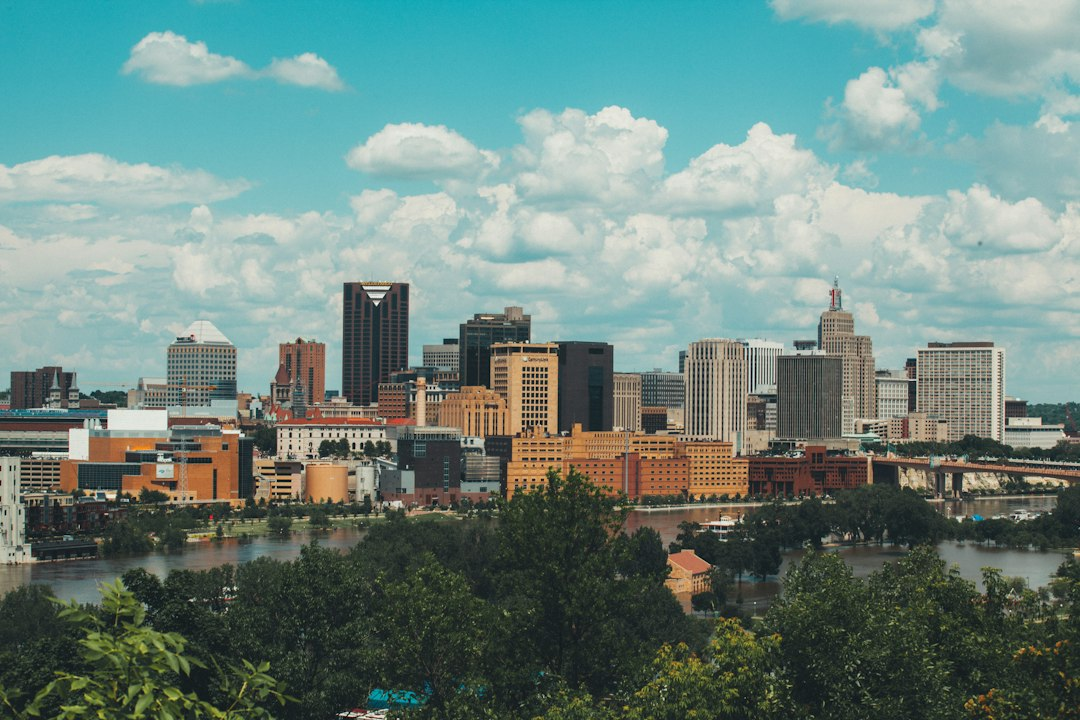
#> input picture cloud/pool/1444084316824-dc26d6657664.jpg, 1080 x 720 px; its folder holds only this picture in this run
$ python poster.py
#> lines starting #> are read from the running program, lines starting #| are printed output that depends on the picture
# -*- coding: utf-8 -*-
"""
每日早安海报生成器
输入：当天日期 → 输出：poster_YYYY-MM-DD.jpg (1080x1620)
布局：顶部 日期/农历/节气候 → 中部金句 → 右下「涛哥的小舟」徽标
"""
import json
import math
import random
import re
import sys
import urllib.request
from datetime import date, timedelta
from pathlib import Path

from PIL import Image, ImageDraw, ImageFilter, ImageFont

BASE = Path(__file__).parent
W, H = 1080, 1620

# ---------- 二十四节气 · 七十二候 ----------
HOU = {
    "立春": ["东风解冻", "蛰虫始振", "鱼陟负冰"],
    "雨水": ["獭祭鱼", "鸿雁来", "草木萌动"],
    "惊蛰": ["桃始华", "仓庚鸣", "鹰化为鸠"],
    "春分": ["玄鸟至", "雷乃发声", "始电"],
    "清明": ["桐始华", "田鼠化为鴽", "虹始见"],
    "谷雨": ["萍始生", "鸣鸠拂其羽", "戴胜降于桑"],
    "立夏": ["蝼蝈鸣", "蚯蚓出", "王瓜生"],
    "小满": ["苦菜秀", "靡草死", "麦秋至"],
    "芒种": ["螳螂生", "鵙始鸣", "反舌无声"],
    "夏至": ["鹿角解", "蜩始鸣", "半夏生"],
    "小暑": ["温风至", "蟋蟀居宇", "鹰始挚"],
    "大暑": ["腐草为萤", "土润溽暑", "大雨时行"],
    "立秋": ["凉风至", "白露生", "寒蝉鸣"],
    "处暑": ["鹰乃祭鸟", "天地始肃", "禾乃登"],
    "白露": ["鸿雁来", "玄鸟归", "群鸟养羞"],
    "秋分": ["雷始收声", "蛰虫培户", "水始涸"],
    "寒露": ["鸿雁来宾", "雀入大水为蛤", "菊有黄华"],
    "霜降": ["豺乃祭兽", "草木黄落", "蛰虫咸俯"],
    "立冬": ["水始冰", "地始冻", "雉入大水为蜃"],
    "小雪": ["虹藏不见", "天气上升地气下降", "闭塞而成冬"],
    "大雪": ["鹖鴠不鸣", "虎始交", "荔挺出"],
    "冬至": ["蚯蚓结", "麋角解", "水泉动"],
    "小寒": ["雁北乡", "鹊始巢", "雉始雊"],
    "大寒": ["鸡始乳", "征鸟厉疾", "水泽腹坚"],
}
HOU_ORD = ["初候", "二候", "三候"]
WEEK = ["星期一", "星期二", "星期三", "星期四", "星期五", "星期六", "星期日"]
NUM_CN = "一二三四五六七八九十"


# [22 lines left out: functions n2cn, lunar_day_cn, not called in this run]


def calendar_info(d):
    """返回 (日期行, 农历行, 节气行)"""
    from lunar_python import Solar
    solar = Solar.fromYmd(d.year, d.month, d.day)
    lunar = solar.getLunar()

    date_line = f"{d.year}.{d.month:02d}.{d.day:02d} {WEEK[d.weekday()]}"
    lunar_line = f"农历{n2cn(lunar.getMonth())}月{lunar_day_cn(lunar.getDay())}"

    # 当前节气：往前找最近一个已到的节气
    PINYIN = {
        "LI_CHUN": "立春", "YU_SHUI": "雨水", "JING_ZHE": "惊蛰", "CHUN_FEN": "春分",
        "QING_MING": "清明", "GU_YU": "谷雨", "LI_XIA": "立夏", "XIAO_MAN": "小满",
        "MANG_ZHONG": "芒种", "XIA_ZHI": "夏至", "XIAO_SHU": "小暑", "DA_SHU": "大暑",
        "LI_QIU": "立秋", "CHU_SHU": "处暑", "BAI_LU": "白露", "QIU_FEN": "秋分",
        "HAN_LU": "寒露", "SHUANG_JIANG": "霜降", "LI_DONG": "立冬", "XIAO_XUE": "小雪",
        "DA_XUE": "大雪", "DONG_ZHI": "冬至", "XIAO_HAN": "小寒", "DA_HAN": "大寒",
    }
    from datetime import date as _date
    table = lunar.getJieQiTable()  # 键名中英文混用：中文或拼音
    terms = sorted(
        [(PINYIN.get(name, name), _date.fromisoformat(s.toYmd()))
         for name, s in table.items() if name in PINYIN or name in HOU],
        key=lambda x: x[1],
    )
    prev = None
    for name, tdate in terms:
        if tdate <= d:
            prev = (name, tdate)
        else:
            break
    if prev:
        tname, tdate = prev
        idx = min((d - tdate).days // 5, 2)
        jieqi_line = f"{tname} · {HOU_ORD[idx]} {HOU[tname][idx]}"
    else:
        jieqi_line = ""
    return date_line, lunar_line, jieqi_line


# [21 lines left out: functions _season_anchor, _season_name, not called in this run]


# 金句主题：用于打散相邻日期的内容，避免连着几天都讲同一件事、同一个作者
THEME_ORDER = ["志向", "奋进", "坚韧", "勤学", "实干", "格局", "担当", "自新"]


# [56 lines left out: functions _quote_ok, _interleave, _daily_sequence, pick_quote, not called in this run]


# ---------- 图源 ----------
CITY_QUERIES = ["city skyline morning", "city sunrise", "urban skyline dawn",
                "city skyline golden hour", "cityscape morning light"]

# 早安海报只收阳光充足、明快的照片；夜景 / 暮色 / 阴沉图在这里被拦下。
# 阈值由现有照片池实测标定：7 张保留图全部通过，8 张夜景暗调图全部被排除。
BRIGHT_MIN_MEAN = 105     # 整图平均亮度（0-255）
BRIGHT_MAX_DARK = 0.30    # 暗部(<60)占比上限
BRIGHT_MIN_HIGH = 0.07    # 高光(>180)占比下限


def is_bright(src):
    """src 可为文件路径或图片字节；判断是否为光线充足的明快照片"""
    from io import BytesIO
    try:
        im = Image.open(BytesIO(src) if isinstance(src, (bytes, bytearray)) else src)
#> im is the input picture: PIL image 1080x720 RGB; mean R, G, B 108.2, 133.4, 126.9
        im.draft("RGB", (360, 540))
        gray = im.convert("L")
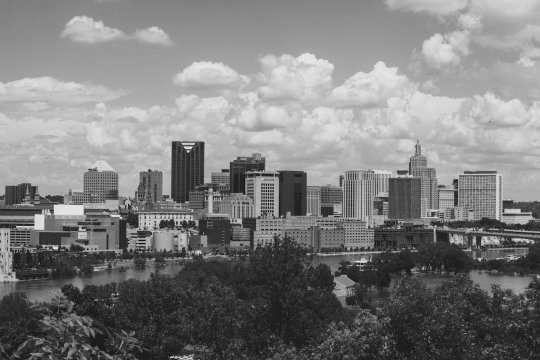
#> gray: PIL image 1080x720 L (shown at 1/2 size); min 0, max 246, mean 125.2
        gray.thumbnail((120, 180))
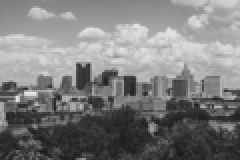
#> gray: PIL image 120x80 L (shown 2 times larger); min 26, max 235, mean 125.2
        hist = gray.histogram()
#> hist = 256 values, max 110 at index 47, min 0 at index 0, mean 37.5
        total = sum(hist)
#> total = 9600
        if not total:
            return False
        mean = sum(i * v for i, v in enumerate(hist)) / total
#> mean = 125.2
        dark = sum(hist[:60]) / total
#> dark = 0.229
        high = sum(hist[180:]) / total
#> high = 0.229
        return (mean >= BRIGHT_MIN_MEAN
                and dark <= BRIGHT_MAX_DARK
                and high >= BRIGHT_MIN_HIGH)
    except Exception:
        return False


def bright_pool(pool):
    """从照片池里挑出明亮图；万一全被筛掉则退回原池，保证不断供"""
    bright = [p for p in pool if is_bright(p)]
#> bright = 1 item
    if not bright:
        print("警告：照片池无明亮图，退回原池")
        return list(pool)
    skipped = len(pool) - len(bright)
#> skipped = 0
    if skipped:
        print(f"照片池亮度筛选：跳过 {skipped} 张偏暗图")
    return bright


def fetch_photo(d, out):
    """三层图源：本地明亮照片池(优先) → Pexels(有key) → Wikimedia Commons(免key)"""
    import os

    # 1) 内置照片池（涛哥实拍 + 储备图，永不断供，按明亮图数量一轮）
    pool = bright_pool(sorted((BASE / "pool").glob("*.jpg")))
#> pool = 1 item
    if pool:
        chosen = pool[d.toordinal() % len(pool)]   # 每天确定性地选一张
        open(out, "wb").write(chosen.read_bytes())
        return f"pool:{chosen.stem}"

    # 2) Pexels（官方 key，若后续开放申请）
    key = os.environ.get("PEXELS_KEY", "").strip()
    if key:
        try:
            q = random.Random(d.toordinal()).choice(CITY_QUERIES)
            url = ("https://api.pexels.com/v1/search?query=" + urllib.parse.quote(q)
                   + "&orientation=portrait&per_page=20&page="
                   + str((d.toordinal() % 30) + 1))
            req = urllib.request.Request(url, headers={"Authorization": key})
            data = json.loads(urllib.request.urlopen(req, timeout=30).read())
            photos = data.get("photos", [])
            if photos:
                ph = photos[d.toordinal() % len(photos)]
                src = ph["src"]["large2x"]
                req2 = urllib.request.Request(src, headers={"User-Agent": "Mozilla/5.0"})
                raw = urllib.request.urlopen(req2, timeout=60).read()
                if is_bright(raw):
                    open(out, "wb").write(raw)
                    return "pexels"
                print("Pexels 候选偏暗，转 Commons")
        except Exception as e:
            print("Pexels 失败，转 Commons:", e)

    # 3) Wikimedia Commons（永久免 key，真实摄影图；逐张试到明亮为止）
    try:
        q = random.Random(d.toordinal()).choice(CITY_QUERIES)  # 按日期确定性选词
        params = urllib.parse.urlencode({
            "action": "query", "format": "json", "generator": "search",
            "gsrsearch": f"filetype:bitmap {q}", "gsrnamespace": "6",
            "gsrlimit": "50", "prop": "imageinfo",
            "iiprop": "url|size|extmetadata", "iiurlwidth": "1200",
        })
        req = urllib.request.Request(
            "https://commons.wikimedia.org/w/api.php?" + params,
            headers={"User-Agent": "morning-poster/1.0 (personal daily poster)"})
        data = json.loads(urllib.request.urlopen(req, timeout=30).read())
        pages = list(data.get("query", {}).get("pages", {}).values())
        cands = []
        for p in pages:
            try:
                ii = p["imageinfo"][0]
                if ii.get("width", 0) >= 900 and ii.get("height", 0) >= ii.get("width", 1):
                    cands.append(ii)
            except (KeyError, IndexError, TypeError):
                continue
        if cands:
            for attempt in range(min(8, len(cands))):
                ii = cands[(d.toordinal() + attempt) % len(cands)]
                src = ii.get("thumburl") or ii["url"]
                try:
                    req2 = urllib.request.Request(src, headers={"User-Agent": "Mozilla/5.0"})
                    raw = urllib.request.urlopen(req2, timeout=90).read()
                except Exception as e:
                    print("Commons 下载失败，换下一张:", e)
                    continue
                if len(raw) <= 100000 or not is_bright(raw):
                    print("Commons 候选偏暗或过小，换下一张")
                    continue
                open(out, "wb").write(raw)
                # 提取作者用于署名
                meta = ii.get("extmetadata", {}) or {}
                artist = re.sub(r"<[^>]+>", "", meta.get("Artist", {}).get("value", "")).strip()
                artist = re.sub(r"\s+", " ", artist)[:60]
                return f"commons:{artist}" if artist else "commons"
        print("Commons 无明亮候选")
    except Exception as e:
        print("Commons 失败，退回照片池:", e)

    # 4) 内置照片池兜底（正常不会走到，池子非空时第 1 层已返回）
    pool = bright_pool(sorted((BASE / "pool").glob("*.jpg")))
    if not pool:
        raise RuntimeError("照片池为空")
    chosen = pool[d.toordinal() % len(pool)]
    open(out, "wb").write(chosen.read_bytes())
    return f"pool:{chosen.stem}"


import urllib.parse  # noqa: E402  (fetch_photo 里用到)


# ---------- 合成 ----------
# [6 lines left out: function _font, not called in this run]


# 全局字号系数：1.25 ≈ 在原版基础上放大两档；以后整体调大调小只改这一个数
TEXT_SCALE = 1.25

# 全局文字整体下移量（画布像素，1080×1620 基准）。所有文字位置统一加这个值，
# 只挪位置、不动字号和间距；想再微调上下位置只改这一个数。
TEXT_OFFSET_Y = 30


def _sz(base):
    """按全局系数换算字号/间距"""
    return int(round(base * TEXT_SCALE))


# [64 lines left out: functions load_fonts, text_with_shadow, draw_logo, not called in this run]


def compose(photo_path, out_path, d):
    date_line, lunar_line, jieqi_line = calendar_info(d)
    q = pick_quote(d)

    img = Image.open(photo_path).convert("RGB")
    # 中心裁切为海报比例
    tr = W / H
    w, h = img.size
    if w / h > tr:
        nw = int(h * tr)
        img = img.crop(((w - nw) // 2, 0, (w + nw) // 2, h))
    else:
        nh = int(w / tr)
        top = max(0, int((h - nh) * 0.35))   # 偏上取景
        img = img.crop((0, top, w, top + nh))
    img = img.resize((W, H)).convert("RGBA")

    # 顶部压暗渐变，保证日期可读
    grad = Image.new("L", (1, H), 0)
    for y in range(H):
        v = max(0, 200 - int(y / H * 700)) if y < H * 0.30 else 0
        grad.putpixel((0, y), v)
    shade = Image.new("RGBA", (W, H), (0, 0, 0, 255))
    shade.putalpha(grad.resize((W, H)))
    img = Image.alpha_composite(img, shade)

    draw = ImageDraw.Draw(img, "RGBA")
    f = load_fonts()

    # 顶部三行（整体位置含全局下移量 TEXT_OFFSET_Y）
    y0 = 96 + TEXT_OFFSET_Y
    text_with_shadow(draw, (W // 2, y0), date_line, f["date"], stroke=_sz(2))
    text_with_shadow(draw, (W // 2, y0 + _sz(92)), lunar_line, f["sub"], stroke=_sz(2))
    if jieqi_line:
        text_with_shadow(draw, (W // 2, y0 + _sz(160)), jieqi_line, f["sub"], stroke=_sz(2))

    # 金句（约 42% 高度处，含全局下移量 TEXT_OFFSET_Y）
    qy = int(H * 0.42) + TEXT_OFFSET_Y
    lines = q["text"].split("，")
    if len(lines) < 2:
        lines = [q["text"][:len(q["text"])//2], q["text"][len(q["text"])//2:]]
    step = _sz(96)
    start = qy - (len(lines) - 1) * step // 2 - _sz(24)
    for i, ln in enumerate(lines):
        text_with_shadow(draw, (W // 2, start + i * step), ln, f["quote"], stroke=_sz(3))
    text_with_shadow(draw, (W // 2, start + len(lines) * step + _sz(14)),
                     f"——{q['author']}《{q['work']}》", f["attr"], stroke=_sz(2))

    draw_logo(img, BASE / "fonts" / "LXGWWenKai-Regular.ttf")
    img.convert("RGB").save(out_path, quality=80, optimize=True,
                            progressive=True)
    return q


def main():
    from datetime import datetime, timezone, timedelta as td
    d = datetime.now(timezone(td(hours=8))).date()  # 北京日期
    out_dir = BASE.parent / "posters"
    out_dir.mkdir(exist_ok=True)
    tmp = BASE / "_photo.jpg"
    src = fetch_photo(d, tmp)
#> src = 'pool:1444084316824-dc26d6657664'
    q = compose(tmp, out_dir / f"poster_{d.isoformat()}.jpg", d)
    tmp.unlink(missing_ok=True)
    date_line, lunar_line, jieqi_line = calendar_info(d)
    info = {
        "date": d.isoformat(),
        "photo_source": src,
        "quote": q,
        "date_line": date_line,
        "lunar_line": lunar_line,
        "jieqi_line": jieqi_line,
    }
    (BASE / "_info.json").write_text(
        json.dumps(info, ensure_ascii=False, indent=2), encoding="utf-8")
    print("DONE", json.dumps(info, ensure_ascii=False))


if __name__ == "__main__":
    main()
#> (the call stopped at in calendar_info, `solar = Solar.fromYmd(d.year, d.month, d.day)`: lunar_python is not available in this run)

$ run again, on cloud/pool/1477959858617-67f85cf4f1df.jpg
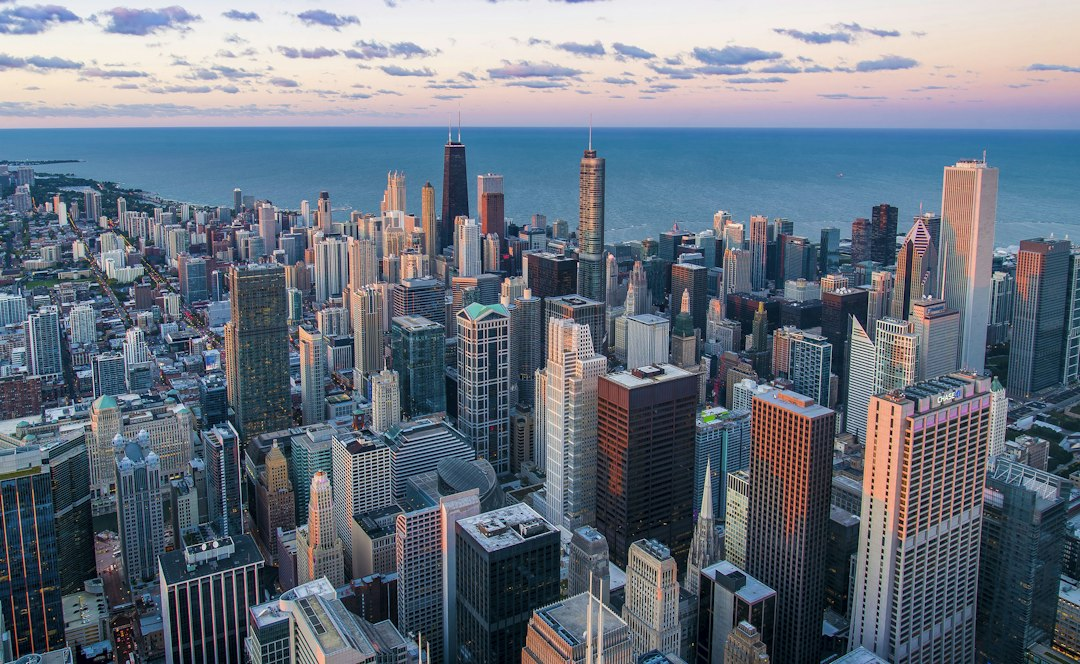
#> input picture cloud/pool/1477959858617-67f85cf4f1df.jpg, 1080 x 664 px
#> in is_bright, im is the input picture: PIL image 1080x664 RGB; mean R, G, B 104.7, 114.8, 127.8
#> in is_bright, `gray = im.convert("L")`:
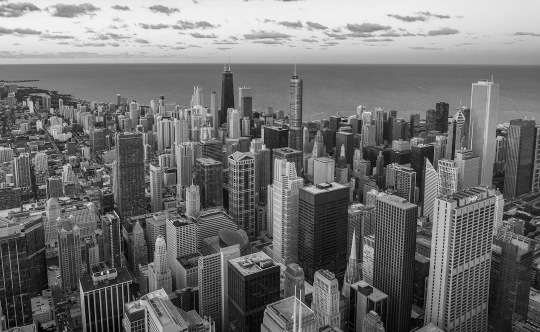
#> gray: PIL image 1080x664 L (shown at 1/2 size); min 0, max 252, mean 113.3
#> in is_bright, `gray.thumbnail((120, 180))`:
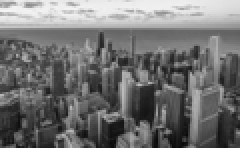
#> gray: PIL image 120x74 L (shown 2 times larger); min 9, max 244, mean 113.3
#> hist = 256 values, max 103 at index 107, min 0 at index 0, mean 34.69
#> total = 8880
#> mean = 113.3
#> dark = 0.178
#> high = 0.166
#> bright = 1 item
#> skipped = 0
#> pool = 1 item
#> src = 'pool:1477959858617-67f85cf4f1df'

$ run again, on cloud/pool/1480714378408-67cf0d13bc1b.jpg
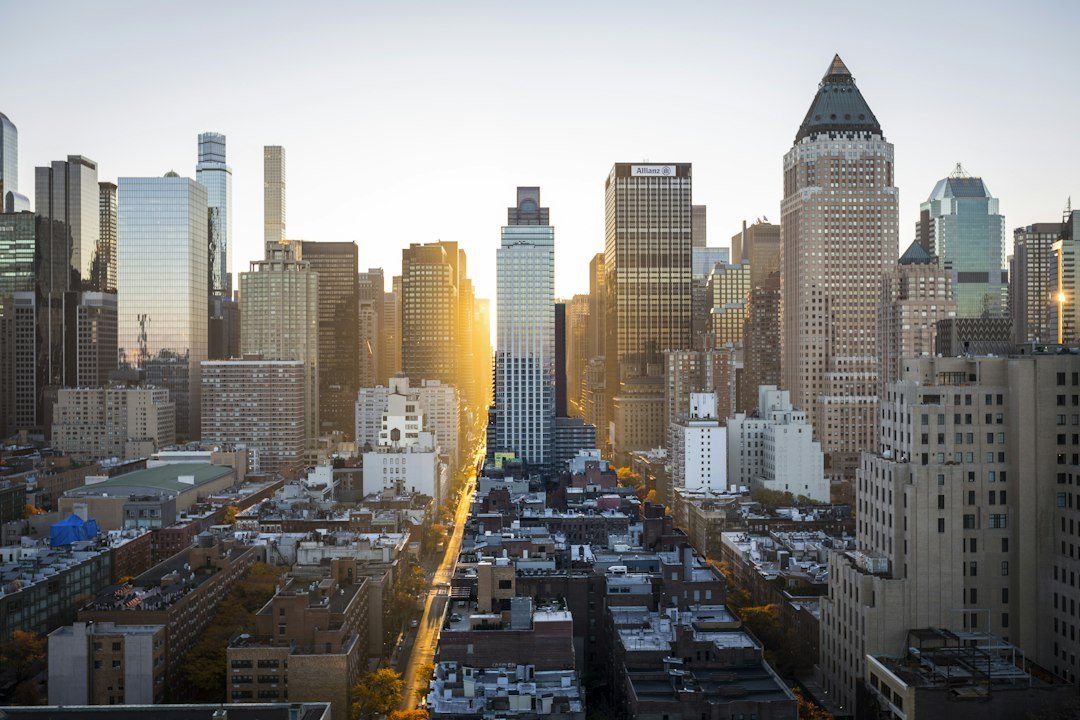
#> input picture cloud/pool/1480714378408-67cf0d13bc1b.jpg, 1080 x 720 px
#> in is_bright, im is the input picture: PIL image 1080x720 RGB; mean R, G, B 131.6, 130.4, 127.4
#> in is_bright, `gray = im.convert("L")`:
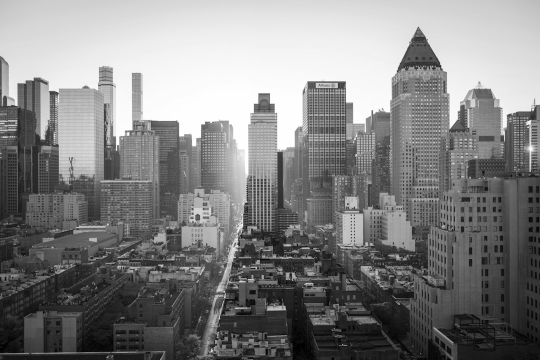
#> gray: PIL image 1080x720 L (shown at 1/2 size); min 0, max 255, mean 130.4
#> in is_bright, `gray.thumbnail((120, 180))`:
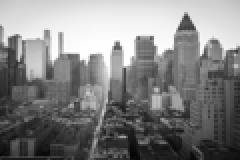
#> gray: PIL image 120x80 L (shown 2 times larger); min 2, max 255, mean 130.5
#> hist = 256 values, max 120 at index 254, min 0 at index 0, mean 37.5
#> total = 9600
#> mean = 130.5
#> dark = 0.195
#> high = 0.308
#> bright = 1 item
#> skipped = 0
#> pool = 1 item
#> src = 'pool:1480714378408-67cf0d13bc1b'
